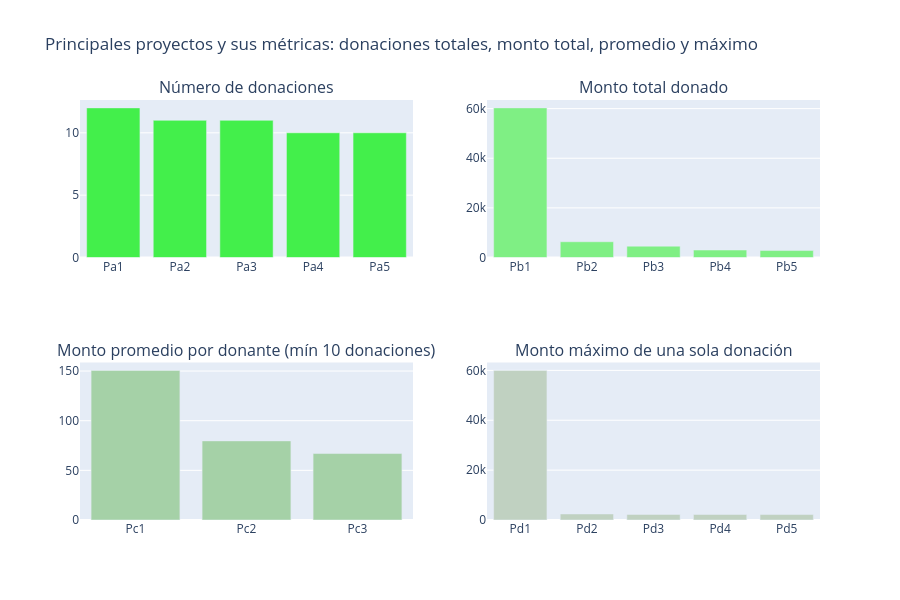

Notebook code cell kept with this figure:
### Markdown cell above
Hasta abril de 2018 se han realizado un total de **4,687,884 donaciones** en DonorsChoose. El monto más alto donado es de **USD 60,000**, realizado en 2013. Solo **6 donaciones superan los USD 20,000**, mientras que únicamente **61 pagos superan los USD 10,000**.

La mayoría de los pagos (aproximadamente **83% del total de donaciones**) son inferiores a **USD 100**. Existen 350 pagos menores a USD 1, lo cual es una cantidad pequeña, pero aún puede marcar la diferencia.

Hasta abril de 2018, DonorsChoose ha recaudado un total de **USD 284,408,243** a través de su plataforma. El monto promedio donado en DonorsChoose es de aproximadamente **USD 60**.

A continuación, se analizan en detalle los donantes y proyectos relacionados con estas donaciones en las siguientes secciones.

## <a id="3.2">3.2 Proyectos y sus donaciones</a>

Identificaremos los principales proyectos y sus atributos relacionados:

- 3.2.1 Proyectos con el mayor número de donantes  
- 3.2.2 Proyectos con el mayor monto total financiado  
- 3.2.3 Proyectos con el mayor monto promedio por donante  
- 3.2.4 Proyectos con la mayor donación individual

### Code cell
# Qué proyectos tuvieron el máximo número de donaciones

tempdf = donations_df.groupby('Project ID').agg({'Project ID': 'count', 'Donation Amount': 'sum'}).rename(columns={'Project ID': "Total Donaciones", 'Donation Amount': "Monto Total"}).reset_index()
tempdf['Monto Promedio de Donación'] = tempdf['Monto Total'] / tempdf['Total Donaciones']

tempdf1 = tempdf.sort_values(by=['Total Donaciones'], ascending=[False])
x = tempdf1.head(5)['Project ID']
x = ["Pa" + str(i+1) for i in range(len(x))]
y = tempdf1.head(5)['Total Donaciones']
tr1 = bar_ver_noagg(x, y, 'Total Donaciones', '#43ef4b', lm=None, rt=True)

tempdf1 = tempdf.sort_values(by=['Monto Total'], ascending=[False])
x = tempdf1.head(5)['Project ID']
x = ["Pb" + str(i+1) for i in range(len(x))]
y = tempdf1.head(5)['Monto Total']
tr2 = bar_ver_noagg(x, y, 'Monto Total de Donaciones', '#7fef84', lm=None, rt=True)

tempdf1 = tempdf.sort_values(by=['Monto Promedio de Donación'], ascending=[False])
x = tempdf1[tempdf1['Total Donaciones'] > 10].head(5)['Project ID']
x = ["Pc" + str(i+1) for i in range(len(x))]
y = tempdf1[tempdf1['Total Donaciones'] > 10].head(5)['Monto Promedio de Donación']
tr3 = bar_ver_noagg(x, y, 'Monto Promedio (mín: 10 donaciones)', '#a5d1a7', lm=None, rt=True)

tempdf = donations_df.groupby('Project ID').agg({'Project ID': 'count', 'Donation Amount': 'max'}).rename(columns={'Project ID': "Total Donaciones", 'Donation Amount': "Donación Máxima"}).reset_index()

tempdf1 = tempdf.sort_values(by=['Donación Máxima'], ascending=[False])
x = tempdf1.head(5)['Project ID']
x = ["Pd" + str(i+1) for i in range(len(x))]
y = tempdf1.head(5)['Donación Máxima']
tr4 = bar_ver_noagg(x, y, 'Donación Máxima Individual', '#c0d1c1', lm=None, rt=True)


fig = tools.make_subplots(
    rows=2,
    cols=2,
    print_grid=False,
    subplot_titles=[
        'Número de donaciones',
        'Monto total donado',
        'Monto promedio por donante (mín 10 donaciones)',
        'Monto máximo de una sola donación'
    ]
)

fig.append_trace(tr1, 1, 1)
fig.append_trace(tr2, 1, 2)
fig.append_trace(tr3, 2, 1)
fig.append_trace(tr4, 2, 2)

fig['layout'].update(
    height=600,
    showlegend=False,
    title='Principales proyectos y sus métricas: donaciones totales, monto total, promedio y máximo'
)

iplot(fig)

### Figure 1 — Plotly figure (JSON) as saved in the notebook; plotly's stock layout.template omitted (floating-point values rounded to 4 significant figures)
{"data": [{"marker": {"color": "#43ef4b"}, "type": "bar", "x": ["Pa1", "Pa2", "Pa3", "Pa4", "Pa5"], "xaxis": "x", "y": [12, 11, 11, 10, 10], "yaxis": "y"}, {"marker": {"color": "#7fef84"}, "type": "bar", "x": ["Pb1", "Pb2", "Pb3", "Pb4", "Pb5"], "xaxis": "x2", "y": [60290.0, 6350.0, 4571.0, 3007.0, 2798.0], "yaxis": "y2"}, {"marker": {"color": "#a5d1a7"}, "type": "bar", "x": ["Pc1", "Pc2", "Pc3"], "xaxis": "x3", "y": [150.7, 79.67, 66.92], "yaxis": "y3"}, {"marker": {"color": "#c0d1c1"}, "type": "bar", "x": ["Pd1", "Pd2", "Pd3", "Pd4", "Pd5"], "xaxis": "x4", "y": [60000.0, 2420.0, 2248.0, 2219.0, 2190.0], "yaxis": "y4"}], "layout": {"annotations": [{"font": {"size": 16}, "showarrow": false, "text": "Número de donaciones", "x": 0.225, "xanchor": "center", "xref": "paper", "y": 1, "yanchor": "bottom", "yref": "paper"}, {"font": {"size": 16}, "showarrow": false, "text": "Monto total donado", "x": 0.775, "xanchor": "center", "xref": "paper", "y": 1, "yanchor": "bottom", "yref": "paper"}, {"font": {"size": 16}, "showarrow": false, "text": "Monto promedio por donante (mín 10 donaciones)", "x": 0.225, "xanchor": "center", "xref": "paper", "y": 0.375, "yanchor": "bottom", "yref": "paper"}, {"font": {"size": 16}, "showarrow": false, "text": "Monto máximo de una sola donación", "x": 0.775, "xanchor": "center", "xref": "paper", "y": 0.375, "yanchor": "bottom", "yref": "paper"}], "height": 600, "showlegend": false, "title": {"text": "Principales proyectos y sus métricas: donaciones totales, monto total, promedio y máximo"}, "xaxis": {"anchor": "y", "domain": [0, 0.45]}, "xaxis2": {"anchor": "y2", "domain": [0.55, 1]}, "xaxis3": {"anchor": "y3", "domain": [0, 0.45]}, "xaxis4": {"anchor": "y4", "domain": [0.55, 1]}, "yaxis": {"anchor": "x", "domain": [0.625, 1]}, "yaxis2": {"anchor": "x2", "domain": [0.625, 1]}, "yaxis3": {"anchor": "x3", "domain": [0, 0.375]}, "yaxis4": {"anchor": "x4", "domain": [0, 0.375]}}}
